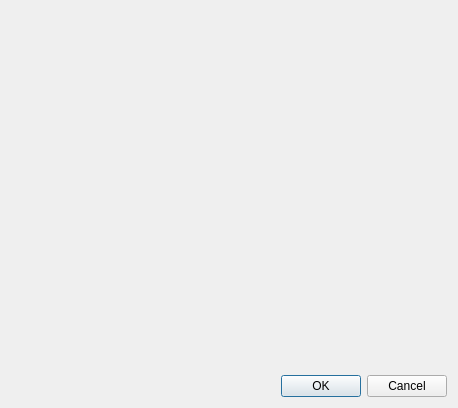
<?xml version="1.0" encoding="UTF-8"?>
<ui version="4.0">
 <class>ConfigurationStyleCreationDialog</class>
 <widget class="QDialog" name="ConfigurationStyleCreationDialog">
  <property name="geometry">
   <rect>
    <x>0</x>
    <y>0</y>
    <width>458</width>
    <height>408</height>
   </rect>
  </property>
  <property name="windowTitle">
   <string>Dialog</string>
  </property>
  <layout class="QGridLayout" name="gridLayout">
   <item row="0" column="0">
    <layout class="QVBoxLayout" name="lyt_style_creation"/>
   </item>
   <item row="2" column="0">
    <widget class="QDialogButtonBox" name="buttonBox">
     <property name="orientation">
      <enum>Qt::Horizontal</enum>
     </property>
     <property name="standardButtons">
      <set>QDialogButtonBox::Cancel|QDialogButtonBox::Ok</set>
     </property>
    </widget>
   </item>
   <item row="1" column="0">
    <spacer name="verticalSpacer">
     <property name="orientation">
      <enum>Qt::Vertical</enum>
     </property>
     <property name="sizeHint" stdset="0">
      <size>
       <width>20</width>
       <height>40</height>
      </size>
     </property>
    </spacer>
   </item>
  </layout>
 </widget>
 <resources/>
 <connections>
  <connection>
   <sender>buttonBox</sender>
   <signal>accepted()</signal>
   <receiver>ConfigurationStyleCreationDialog</receiver>
   <slot>accept()</slot>
   <hints>
    <hint type="sourcelabel">
     <x>248</x>
     <y>254</y>
    </hint>
    <hint type="destinationlabel">
     <x>157</x>
     <y>274</y>
    </hint>
   </hints>
  </connection>
  <connection>
   <sender>buttonBox</sender>
   <signal>rejected()</signal>
   <receiver>ConfigurationStyleCreationDialog</receiver>
   <slot>reject()</slot>
   <hints>
    <hint type="sourcelabel">
     <x>316</x>
     <y>260</y>
    </hint>
    <hint type="destinationlabel">
     <x>286</x>
     <y>274</y>
    </hint>
   </hints>
  </connection>
 </connections>
</ui>
